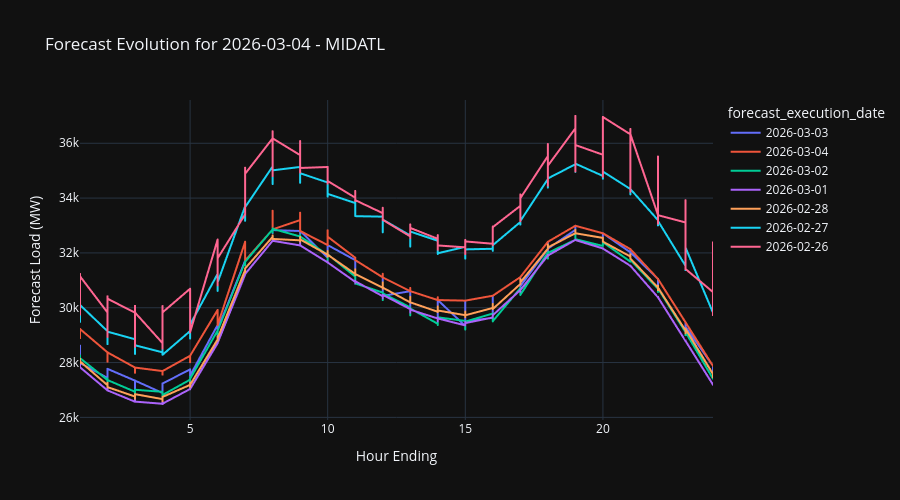
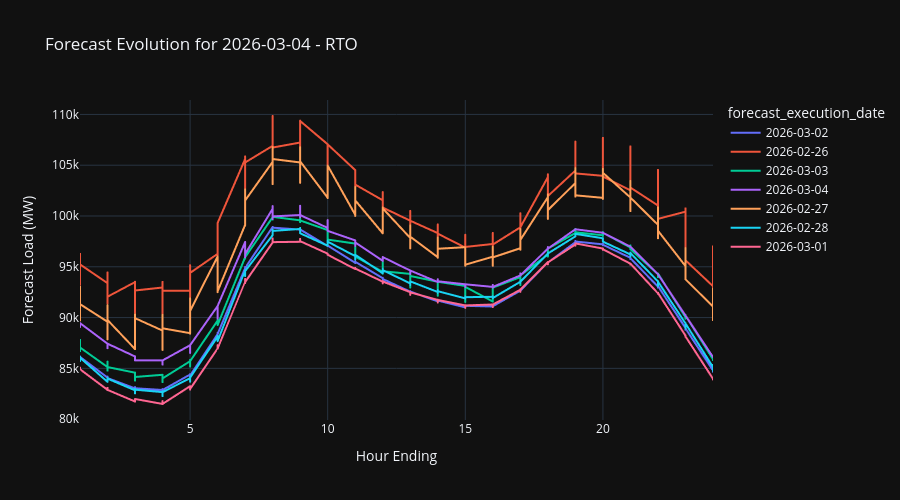
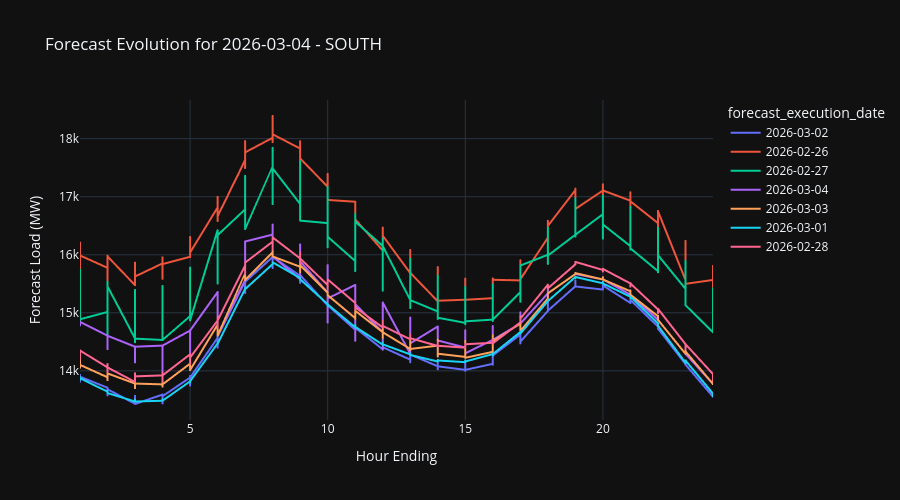
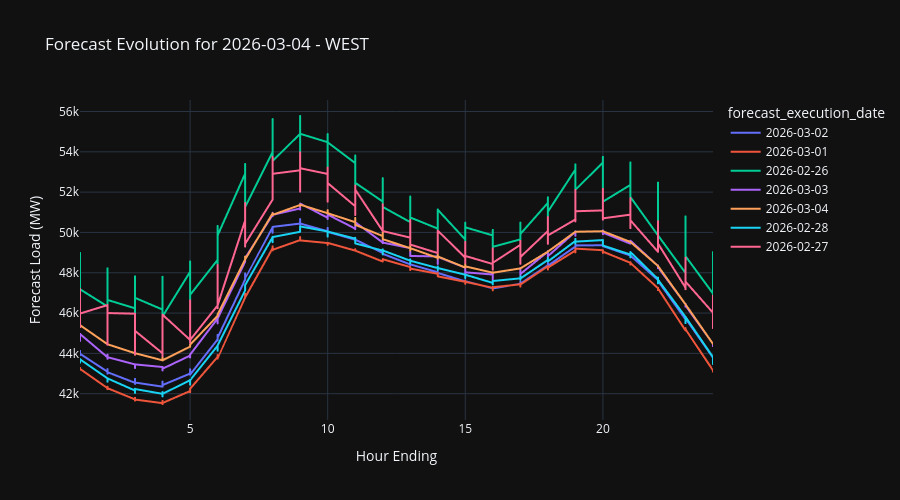

These figures' notebook cell, in order:
### Markdown cell above
## Forecast Evolution (Vintages) by Region

### Code cell
# Show how forecasts for the most recent forecast_date evolved across execution dates
latest_forecast_date = df["forecast_date"].max()
df_evolution = df[df["forecast_date"] == latest_forecast_date]

for region in df_evolution["region"].unique():
    df_region = df_evolution[df_evolution["region"] == region]
    fig = px.line(
        df_region,
        x="hour_ending",
        y="forecast_load_mw",
        color="forecast_execution_date",
        title=f"Forecast Evolution for {latest_forecast_date} - {region}",
        labels={"forecast_load_mw": "Forecast Load (MW)", "hour_ending": "Hour Ending"},
    )
    fig.update_layout(template="plotly_dark", height=500)
    fig.show()

### Figure 1 — Plotly figure (JSON) as saved in the notebook; plotly's stock layout.template omitted (floating-point values rounded to 4 significant figures; data arrays with more than 128 entries replaced by an {"elided": "..."} marker saying what was removed)
{"data": [{"hovertemplate": "forecast_execution_date=2026-03-03<br>Hour Ending=%{x}<br>Forecast Load (MW)=%{y}<extra></extra>", "legendgroup": "2026-03-03", "line": {"color": "#636efa", "dash": "solid"}, "marker": {"symbol": "circle"}, "mode": "lines", "name": "2026-03-03", "showlegend": true, "type": "scattergl", "x": {"elided": "624 int values"}, "xaxis": "x", "y": {"elided": "624 float values"}, "yaxis": "y"}, {"hovertemplate": "forecast_execution_date=2026-03-04<br>Hour Ending=%{x}<br>Forecast Load (MW)=%{y}<extra></extra>", "legendgroup": "2026-03-04", "line": {"color": "#EF553B", "dash": "solid"}, "marker": {"symbol": "circle"}, "mode": "lines", "name": "2026-03-04", "showlegend": true, "type": "scattergl", "x": {"elided": "408 int values"}, "xaxis": "x", "y": {"elided": "408 float values"}, "yaxis": "y"}, {"hovertemplate": "forecast_execution_date=2026-03-02<br>Hour Ending=%{x}<br>Forecast Load (MW)=%{y}<extra></extra>", "legendgroup": "2026-03-02", "line": {"color": "#00cc96", "dash": "solid"}, "marker": {"symbol": "circle"}, "mode": "lines", "name": "2026-03-02", "showlegend": true, "type": "scattergl", "x": {"elided": "360 int values"}, "xaxis": "x", "y": {"elided": "360 float values"}, "yaxis": "y"}, {"hovertemplate": "forecast_execution_date=2026-03-01<br>Hour Ending=%{x}<br>Forecast Load (MW)=%{y}<extra></extra>", "legendgroup": "2026-03-01", "line": {"color": "#ab63fa", "dash": "solid"}, "marker": {"symbol": "circle"}, "mode": "lines", "name": "2026-03-01", "showlegend": true, "type": "scattergl", "x": {"elided": "312 int values"}, "xaxis": "x", "y": {"elided": "312 float values"}, "yaxis": "y"}, {"hovertemplate": "forecast_execution_date=2026-02-28<br>Hour Ending=%{x}<br>Forecast Load (MW)=%{y}<extra></extra>", "legendgroup": "2026-02-28", "line": {"color": "#FFA15A", "dash": "solid"}, "marker": {"symbol": "circle"}, "mode": "lines", "name": "2026-02-28", "showlegend": true, "type": "scattergl", "x": {"elided": "312 int values"}, "xaxis": "x", "y": {"elided": "312 float values"}, "yaxis": "y"}, {"hovertemplate": "forecast_execution_date=2026-02-27<br>Hour Ending=%{x}<br>Forecast Load (MW)=%{y}<extra></extra>", "legendgroup": "2026-02-27", "line": {"color": "#19d3f3", "dash": "solid"}, "marker": {"symbol": "circle"}, "mode": "lines", "name": "2026-02-27", "showlegend": true, "type": "scattergl", "x": {"elided": "600 int values"}, "xaxis": "x", "y": {"elided": "600 float values"}, "yaxis": "y"}, {"hovertemplate": "forecast_execution_date=2026-02-26<br>Hour Ending=%{x}<br>Forecast Load (MW)=%{y}<extra></extra>", "legendgroup": "2026-02-26", "line": {"color": "#FF6692", "dash": "solid"}, "marker": {"symbol": "circle"}, "mode": "lines", "name": "2026-02-26", "showlegend": true, "type": "scattergl", "x": {"elided": "1032 int values"}, "xaxis": "x", "y": {"elided": "1032 float values"}, "yaxis": "y"}], "layout": {"height": 500, "legend": {"title": {"text": "forecast_execution_date"}, "tracegroupgap": 0}, "title": {"text": "Forecast Evolution for 2026-03-04 - MIDATL"}, "xaxis": {"anchor": "y", "domain": [0, 1], "title": {"text": "Hour Ending"}}, "yaxis": {"anchor": "x", "domain": [0, 1], "title": {"text": "Forecast Load (MW)"}}}}

### Figure 2 — Plotly figure (JSON) as saved in the notebook; plotly's stock layout.template omitted (floating-point values rounded to 4 significant figures; data arrays with more than 128 entries replaced by an {"elided": "..."} marker saying what was removed)
{"data": [{"hovertemplate": "forecast_execution_date=2026-03-02<br>Hour Ending=%{x}<br>Forecast Load (MW)=%{y}<extra></extra>", "legendgroup": "2026-03-02", "line": {"color": "#636efa", "dash": "solid"}, "marker": {"symbol": "circle"}, "mode": "lines", "name": "2026-03-02", "showlegend": true, "type": "scattergl", "x": {"elided": "360 int values"}, "xaxis": "x", "y": {"elided": "360 float values"}, "yaxis": "y"}, {"hovertemplate": "forecast_execution_date=2026-02-26<br>Hour Ending=%{x}<br>Forecast Load (MW)=%{y}<extra></extra>", "legendgroup": "2026-02-26", "line": {"color": "#EF553B", "dash": "solid"}, "marker": {"symbol": "circle"}, "mode": "lines", "name": "2026-02-26", "showlegend": true, "type": "scattergl", "x": {"elided": "1032 int values"}, "xaxis": "x", "y": {"elided": "1032 float values"}, "yaxis": "y"}, {"hovertemplate": "forecast_execution_date=2026-03-03<br>Hour Ending=%{x}<br>Forecast Load (MW)=%{y}<extra></extra>", "legendgroup": "2026-03-03", "line": {"color": "#00cc96", "dash": "solid"}, "marker": {"symbol": "circle"}, "mode": "lines", "name": "2026-03-03", "showlegend": true, "type": "scattergl", "x": {"elided": "624 int values"}, "xaxis": "x", "y": {"elided": "624 float values"}, "yaxis": "y"}, {"hovertemplate": "forecast_execution_date=2026-03-04<br>Hour Ending=%{x}<br>Forecast Load (MW)=%{y}<extra></extra>", "legendgroup": "2026-03-04", "line": {"color": "#ab63fa", "dash": "solid"}, "marker": {"symbol": "circle"}, "mode": "lines", "name": "2026-03-04", "showlegend": true, "type": "scattergl", "x": {"elided": "408 int values"}, "xaxis": "x", "y": {"elided": "408 float values"}, "yaxis": "y"}, {"hovertemplate": "forecast_execution_date=2026-02-27<br>Hour Ending=%{x}<br>Forecast Load (MW)=%{y}<extra></extra>", "legendgroup": "2026-02-27", "line": {"color": "#FFA15A", "dash": "solid"}, "marker": {"symbol": "circle"}, "mode": "lines", "name": "2026-02-27", "showlegend": true, "type": "scattergl", "x": {"elided": "600 int values"}, "xaxis": "x", "y": {"elided": "600 float values"}, "yaxis": "y"}, {"hovertemplate": "forecast_execution_date=2026-02-28<br>Hour Ending=%{x}<br>Forecast Load (MW)=%{y}<extra></extra>", "legendgroup": "2026-02-28", "line": {"color": "#19d3f3", "dash": "solid"}, "marker": {"symbol": "circle"}, "mode": "lines", "name": "2026-02-28", "showlegend": true, "type": "scattergl", "x": {"elided": "312 int values"}, "xaxis": "x", "y": {"elided": "312 float values"}, "yaxis": "y"}, {"hovertemplate": "forecast_execution_date=2026-03-01<br>Hour Ending=%{x}<br>Forecast Load (MW)=%{y}<extra></extra>", "legendgroup": "2026-03-01", "line": {"color": "#FF6692", "dash": "solid"}, "marker": {"symbol": "circle"}, "mode": "lines", "name": "2026-03-01", "showlegend": true, "type": "scattergl", "x": {"elided": "312 int values"}, "xaxis": "x", "y": {"elided": "312 float values"}, "yaxis": "y"}], "layout": {"height": 500, "legend": {"title": {"text": "forecast_execution_date"}, "tracegroupgap": 0}, "title": {"text": "Forecast Evolution for 2026-03-04 - RTO"}, "xaxis": {"anchor": "y", "domain": [0, 1], "title": {"text": "Hour Ending"}}, "yaxis": {"anchor": "x", "domain": [0, 1], "title": {"text": "Forecast Load (MW)"}}}}

### Figure 3 — Plotly figure (JSON) as saved in the notebook; plotly's stock layout.template omitted (floating-point values rounded to 4 significant figures; data arrays with more than 128 entries replaced by an {"elided": "..."} marker saying what was removed)
{"data": [{"hovertemplate": "forecast_execution_date=2026-03-02<br>Hour Ending=%{x}<br>Forecast Load (MW)=%{y}<extra></extra>", "legendgroup": "2026-03-02", "line": {"color": "#636efa", "dash": "solid"}, "marker": {"symbol": "circle"}, "mode": "lines", "name": "2026-03-02", "showlegend": true, "type": "scattergl", "x": {"elided": "360 int values"}, "xaxis": "x", "y": {"elided": "360 float values"}, "yaxis": "y"}, {"hovertemplate": "forecast_execution_date=2026-02-26<br>Hour Ending=%{x}<br>Forecast Load (MW)=%{y}<extra></extra>", "legendgroup": "2026-02-26", "line": {"color": "#EF553B", "dash": "solid"}, "marker": {"symbol": "circle"}, "mode": "lines", "name": "2026-02-26", "showlegend": true, "type": "scattergl", "x": {"elided": "1032 int values"}, "xaxis": "x", "y": {"elided": "1032 float values"}, "yaxis": "y"}, {"hovertemplate": "forecast_execution_date=2026-02-27<br>Hour Ending=%{x}<br>Forecast Load (MW)=%{y}<extra></extra>", "legendgroup": "2026-02-27", "line": {"color": "#00cc96", "dash": "solid"}, "marker": {"symbol": "circle"}, "mode": "lines", "name": "2026-02-27", "showlegend": true, "type": "scattergl", "x": {"elided": "600 int values"}, "xaxis": "x", "y": {"elided": "600 float values"}, "yaxis": "y"}, {"hovertemplate": "forecast_execution_date=2026-03-04<br>Hour Ending=%{x}<br>Forecast Load (MW)=%{y}<extra></extra>", "legendgroup": "2026-03-04", "line": {"color": "#ab63fa", "dash": "solid"}, "marker": {"symbol": "circle"}, "mode": "lines", "name": "2026-03-04", "showlegend": true, "type": "scattergl", "x": {"elided": "408 int values"}, "xaxis": "x", "y": {"elided": "408 float values"}, "yaxis": "y"}, {"hovertemplate": "forecast_execution_date=2026-03-03<br>Hour Ending=%{x}<br>Forecast Load (MW)=%{y}<extra></extra>", "legendgroup": "2026-03-03", "line": {"color": "#FFA15A", "dash": "solid"}, "marker": {"symbol": "circle"}, "mode": "lines", "name": "2026-03-03", "showlegend": true, "type": "scattergl", "x": {"elided": "624 int values"}, "xaxis": "x", "y": {"elided": "624 float values"}, "yaxis": "y"}, {"hovertemplate": "forecast_execution_date=2026-03-01<br>Hour Ending=%{x}<br>Forecast Load (MW)=%{y}<extra></extra>", "legendgroup": "2026-03-01", "line": {"color": "#19d3f3", "dash": "solid"}, "marker": {"symbol": "circle"}, "mode": "lines", "name": "2026-03-01", "showlegend": true, "type": "scattergl", "x": {"elided": "312 int values"}, "xaxis": "x", "y": {"elided": "312 float values"}, "yaxis": "y"}, {"hovertemplate": "forecast_execution_date=2026-02-28<br>Hour Ending=%{x}<br>Forecast Load (MW)=%{y}<extra></extra>", "legendgroup": "2026-02-28", "line": {"color": "#FF6692", "dash": "solid"}, "marker": {"symbol": "circle"}, "mode": "lines", "name": "2026-02-28", "showlegend": true, "type": "scattergl", "x": {"elided": "312 int values"}, "xaxis": "x", "y": {"elided": "312 float values"}, "yaxis": "y"}], "layout": {"height": 500, "legend": {"title": {"text": "forecast_execution_date"}, "tracegroupgap": 0}, "title": {"text": "Forecast Evolution for 2026-03-04 - SOUTH"}, "xaxis": {"anchor": "y", "domain": [0, 1], "title": {"text": "Hour Ending"}}, "yaxis": {"anchor": "x", "domain": [0, 1], "title": {"text": "Forecast Load (MW)"}}}}

### Figure 4 — Plotly figure (JSON) as saved in the notebook; plotly's stock layout.template omitted (floating-point values rounded to 4 significant figures; data arrays with more than 128 entries replaced by an {"elided": "..."} marker saying what was removed)
{"data": [{"hovertemplate": "forecast_execution_date=2026-03-02<br>Hour Ending=%{x}<br>Forecast Load (MW)=%{y}<extra></extra>", "legendgroup": "2026-03-02", "line": {"color": "#636efa", "dash": "solid"}, "marker": {"symbol": "circle"}, "mode": "lines", "name": "2026-03-02", "showlegend": true, "type": "scattergl", "x": {"elided": "360 int values"}, "xaxis": "x", "y": {"elided": "360 float values"}, "yaxis": "y"}, {"hovertemplate": "forecast_execution_date=2026-03-01<br>Hour Ending=%{x}<br>Forecast Load (MW)=%{y}<extra></extra>", "legendgroup": "2026-03-01", "line": {"color": "#EF553B", "dash": "solid"}, "marker": {"symbol": "circle"}, "mode": "lines", "name": "2026-03-01", "showlegend": true, "type": "scattergl", "x": {"elided": "312 int values"}, "xaxis": "x", "y": {"elided": "312 float values"}, "yaxis": "y"}, {"hovertemplate": "forecast_execution_date=2026-02-26<br>Hour Ending=%{x}<br>Forecast Load (MW)=%{y}<extra></extra>", "legendgroup": "2026-02-26", "line": {"color": "#00cc96", "dash": "solid"}, "marker": {"symbol": "circle"}, "mode": "lines", "name": "2026-02-26", "showlegend": true, "type": "scattergl", "x": {"elided": "1032 int values"}, "xaxis": "x", "y": {"elided": "1032 float values"}, "yaxis": "y"}, {"hovertemplate": "forecast_execution_date=2026-03-03<br>Hour Ending=%{x}<br>Forecast Load (MW)=%{y}<extra></extra>", "legendgroup": "2026-03-03", "line": {"color": "#ab63fa", "dash": "solid"}, "marker": {"symbol": "circle"}, "mode": "lines", "name": "2026-03-03", "showlegend": true, "type": "scattergl", "x": {"elided": "624 int values"}, "xaxis": "x", "y": {"elided": "624 float values"}, "yaxis": "y"}, {"hovertemplate": "forecast_execution_date=2026-03-04<br>Hour Ending=%{x}<br>Forecast Load (MW)=%{y}<extra></extra>", "legendgroup": "2026-03-04", "line": {"color": "#FFA15A", "dash": "solid"}, "marker": {"symbol": "circle"}, "mode": "lines", "name": "2026-03-04", "showlegend": true, "type": "scattergl", "x": {"elided": "408 int values"}, "xaxis": "x", "y": {"elided": "408 float values"}, "yaxis": "y"}, {"hovertemplate": "forecast_execution_date=2026-02-28<br>Hour Ending=%{x}<br>Forecast Load (MW)=%{y}<extra></extra>", "legendgroup": "2026-02-28", "line": {"color": "#19d3f3", "dash": "solid"}, "marker": {"symbol": "circle"}, "mode": "lines", "name": "2026-02-28", "showlegend": true, "type": "scattergl", "x": {"elided": "312 int values"}, "xaxis": "x", "y": {"elided": "312 float values"}, "yaxis": "y"}, {"hovertemplate": "forecast_execution_date=2026-02-27<br>Hour Ending=%{x}<br>Forecast Load (MW)=%{y}<extra></extra>", "legendgroup": "2026-02-27", "line": {"color": "#FF6692", "dash": "solid"}, "marker": {"symbol": "circle"}, "mode": "lines", "name": "2026-02-27", "showlegend": true, "type": "scattergl", "x": {"elided": "600 int values"}, "xaxis": "x", "y": {"elided": "600 float values"}, "yaxis": "y"}], "layout": {"height": 500, "legend": {"title": {"text": "forecast_execution_date"}, "tracegroupgap": 0}, "title": {"text": "Forecast Evolution for 2026-03-04 - WEST"}, "xaxis": {"anchor": "y", "domain": [0, 1], "title": {"text": "Hour Ending"}}, "yaxis": {"anchor": "x", "domain": [0, 1], "title": {"text": "Forecast Load (MW)"}}}}
